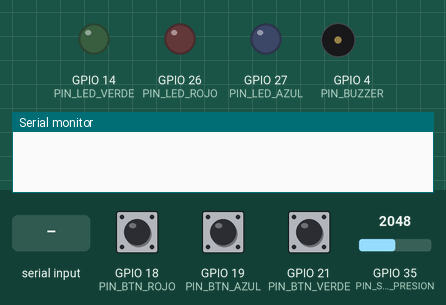
Bench run of a sketch on a simulated ESP32. On the bench: output pins drawn as LEDs (lit = HIGH), buzzer (waves = sounding), the last lines printed to the serial monitor. Dashed ring = blinking. The test bench sets the inputs (shaded band); at power-on: GPIO 35 (PIN_SENSOR_PRESION) = 2048, GPIO 18 (PIN_BTN_ROJO) HIGH, GPIO 19 (PIN_BTN_AZUL) HIGH, GPIO 21 (PIN_BTN_VERDE) HIGH. Random numbers use the default seed unless the sketch sets one.

Above: at 1.2 s.
1.3 s: "c" received over Serial
2.8 s: "s" received over Serial
At 3.4 s:
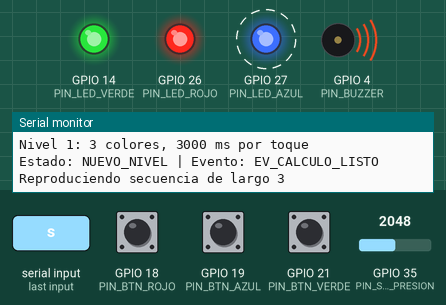
At 4.5 s:
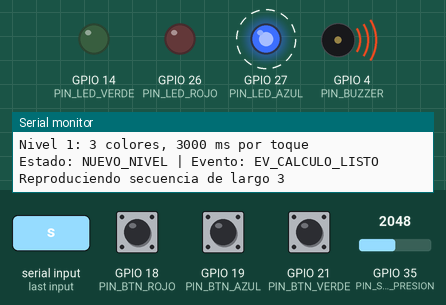
5.8 s: GPIO 35 (PIN_SENSOR_PRESION) set to 3040
8.8 s: GPIO 18 (PIN_BTN_ROJO) pulled LOW for 0.15 s
At 8.9 s:
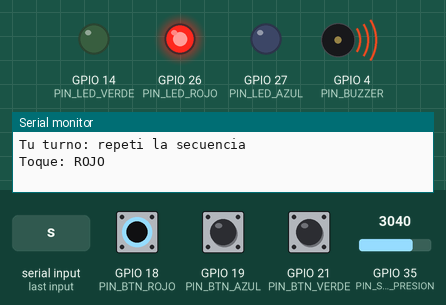
11.8 s: GPIO 19 (PIN_BTN_AZUL) pulled LOW for 0.15 s
14.9 s: GPIO 21 (PIN_BTN_VERDE) pulled LOW for 0.15 s
At 15.0 s:
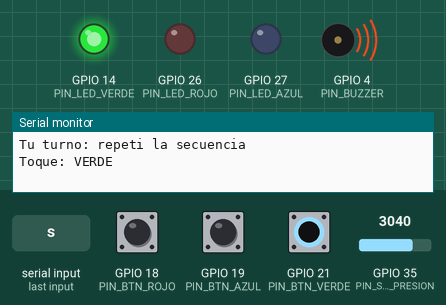
Timing chart, 0 to 18.9 s (numbered marks = the images above; inputs shaded):
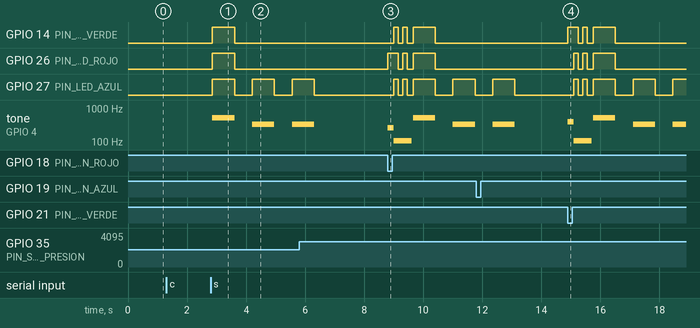

Measured:
- after the input at 2.8 s, GPIO 14 (PIN_LED_VERDE), GPIO 26 (PIN_LED_ROJO): LOW → HIGH after 0.06 s, → LOW 0.75 s later; GPIO 27 (PIN_LED_AZUL): alternates HIGH for 0.75 s and LOW for 0.60 s, starting after 0.06 s; tone on GPIO 4 (PIN_BUZZER): plays 523 Hz for 0.75 s, 330 Hz for 0.75 s, 330 Hz for 0.24 s, starting after 0.06 s

The sketch:

main.ino
```cpp
#include <Arduino.h>

// ---------------- Pines ----------------
// LEDs
#define PIN_LED_ROJO        26
#define PIN_LED_AZUL        27
#define PIN_LED_VERDE       14

// Pulsadores a GND: INPUT_PULLUP, apretado = LOW
#define PIN_BTN_ROJO        18
#define PIN_BTN_AZUL        19
#define PIN_BTN_VERDE       21

// GPIO 34 y 35: solo entrada (ADC1)
#define PIN_POTENCIOMETRO   34
#define PIN_SENSOR_PRESION  35   // Simulado con el pot2 en Wokwi

// Actuador
#define PIN_BUZZER          4

// ---------------- Estados ----------------
enum estado_t {
  ESTADO_ESPERANDO_APP,
  ESTADO_IDLE,
  ESTADO_NUEVO_NIVEL,
  ESTADO_REPRODUCIENDO_SECUENCIA,
  ESTADO_ESPERANDO_INGRESO,
  ESTADO_EVALUANDO_VIDAS,
  ESTADO_RECOMPENSA,
  ESTADO_GAME_OVER
};

// ---------------- Eventos ----------------
enum evento_t {
  EV_CONTINUE, // Este evento se usa cuando no paso nada nuevo
  EV_APP_CONECTADA,
  EV_BOTON_START,
  EV_CALCULO_LISTO,
  EV_TIMER_TICK,
  EV_SECUENCIA_COMPLETA,
  EV_INGRESO_CORRECTO,
  EV_INGRESO_INCORRECTO,
  EV_NIVEL_SUPERADO,
  EV_TIMEOUT,
  EV_VIDAS_MAYOR_CERO,
  EV_VIDAS_CERO
};

const char* nombres_estados[] = {
  "ESPERANDO_APP", "IDLE", "NUEVO_NIVEL", "REPRODUCIENDO_SECUENCIA",
  "ESPERANDO_INGRESO", "EVALUANDO_VIDAS", "RECOMPENSA", "GAME_OVER"
};

const char* nombres_eventos[] = {
  "EV_CONTINUE", "EV_APP_CONECTADA", "EV_BOTON_START",
  "EV_CALCULO_LISTO", "EV_TIMER_TICK", "EV_SECUENCIA_COMPLETA",
  "EV_INGRESO_CORRECTO", "EV_INGRESO_INCORRECTO", "EV_NIVEL_SUPERADO",
  "EV_TIMEOUT", "EV_VIDAS_MAYOR_CERO", "EV_VIDAS_CERO"
};

// ---------------- Variables de la maquina de estados ----------------
estado_t estado_actual;
evento_t evento_actual;

// ---------------- Datos del juego ----------------
#define ELEM_ROJO       0
#define ELEM_AZUL       1
#define ELEM_VERDE      2
#define ELEM_SENSOR     3
#define CANT_ELEMENTOS  4

// Tono del buzzer para cada elemento (Hz)
#define TONO_ROJO       262   // Do
#define TONO_AZUL       330   // Mi
#define TONO_VERDE      392   // Sol
#define TONO_SENSOR     523   // Do (mas agudo)
#define TONO_ERROR      110   // La (grave)

//Configuracion Inicial
#define VIDAS_INICIALES  3
#define MAX_SECUENCIA    50
#define LARGO_INICIAL    3

//Dificultad
#define TIMEOUT_FACIL    5000   // ms
#define TIMEOUT_NORMAL   3000
#define TIMEOUT_DIFICIL  1500

#define LIMITE_FACIL     1365   // 0    - 1364 -> facil
#define LIMITE_NORMAL    2730   // 1365 - 2729 -> normal
                                // 2730 - 4095 -> dificil

// El pot1 elige el punto de partida y despues cada nivel acorta el tiempo
#define FACTOR_NIVEL     90     // % del tiempo que queda al pasar de nivel
#define TIMEOUT_MINIMO   600    // ms: por mas que suba el nivel, no baja de aca

unsigned long timeout_ingreso;

int vidas;
int nivel;
int secuencia[MAX_SECUENCIA];
int largo_secuencia;

// ---------------- FreeRTOS ----------------
#define PERIODO_BOTONES_MS    5      // Cada cuanto cada tarea_boton lee su boton
#define ANTIRREBOTE_MS        30     // Tiempo suelto para aceptar el proximo toque
#define DURACION_FEEDBACK_MS  200    // LED + tono al tocar un boton
#define UMBRAL_PRESION        3000   // Sensor (pot2) por encima de esto = presionado
#define RECOMPENSA_MS         2000   // Lo que dura la recompensa al pasar de nivel

QueueHandle_t cola_botones;
QueueHandle_t cola_eventos;
TaskHandle_t  handle_jugar;

unsigned long inicio_recompensa;

struct entrada_t {
  int         elemento;
  int         pin;
  const char* nombre;
};

entrada_t entradas[CANT_ELEMENTOS] = {
  { ELEM_ROJO,   PIN_BTN_ROJO,       "ROJO"   },
  { ELEM_AZUL,   PIN_BTN_AZUL,       "AZUL"   },
  { ELEM_VERDE,  PIN_BTN_VERDE,      "VERDE"  },
  { ELEM_SENSOR, PIN_SENSOR_PRESION, "SENSOR" },
};

void init_fsm() {
  estado_actual   = ESTADO_ESPERANDO_APP;
  evento_actual   = EV_CONTINUE;
}

// ============================================================
//  Acciones
// ============================================================

void apagar_leds() {
  digitalWrite(PIN_LED_ROJO,  LOW);
  digitalWrite(PIN_LED_AZUL,  LOW);
  digitalWrite(PIN_LED_VERDE, LOW);
}

void prender_leds() {
  digitalWrite(PIN_LED_ROJO,  HIGH);
  digitalWrite(PIN_LED_AZUL,  HIGH);
  digitalWrite(PIN_LED_VERDE, HIGH);
}

void entrar_idle() {
  apagar_leds();
  noTone(PIN_BUZZER);
  Serial.println("Listo. Esperando START...");
}

unsigned long leer_dificultad() {
  int valor = analogRead(PIN_POTENCIOMETRO);

  if (valor < LIMITE_FACIL)  return TIMEOUT_FACIL;
  if (valor < LIMITE_NORMAL) return TIMEOUT_NORMAL;
  return TIMEOUT_DIFICIL;
}

void agregar_color() {
  if (largo_secuencia < MAX_SECUENCIA) {
    secuencia[largo_secuencia] = random(0, CANT_ELEMENTOS);   // incluye el sensor
    largo_secuencia++;
  } else {
    Serial.println("Se alcanzo el largo maximo de la secuencia");
  }
}

void subir_dificultad() {
  timeout_ingreso = timeout_ingreso * FACTOR_NIVEL / 100;
  if (timeout_ingreso < TIMEOUT_MINIMO) {
    timeout_ingreso = TIMEOUT_MINIMO;
  }
}

void anunciar_nivel() {
  Serial.printf("Nivel %d: %d colores, %lu ms por toque\n",
                nivel, largo_secuencia, timeout_ingreso);
}

void iniciar_partida() {
  vidas = VIDAS_INICIALES;
  nivel = 1;
  largo_secuencia = 0;
  timeout_ingreso = leer_dificultad();

  for (int i = 0; i < LARGO_INICIAL; i++) {
    agregar_color();
  }
  anunciar_nivel();
}

void preparar_nuevo_nivel() {
  nivel++;
  agregar_color();
  subir_dificultad();
  anunciar_nivel();
}

void prender_elemento(int elemento) {
  switch (elemento) {
    case ELEM_ROJO:
      digitalWrite(PIN_LED_ROJO, HIGH);
      break;
    case ELEM_AZUL:
      digitalWrite(PIN_LED_AZUL, HIGH);
      break;
    case ELEM_VERDE:
      digitalWrite(PIN_LED_VERDE, HIGH);
      break;
    case ELEM_SENSOR:
      prender_leds();
      break;
  }
}

void sonar_elemento(int elemento) {
  switch (elemento) {
    case ELEM_ROJO:
      tone(PIN_BUZZER, TONO_ROJO);
      break;
    case ELEM_AZUL:
      tone(PIN_BUZZER, TONO_AZUL);
      break;
    case ELEM_VERDE:
      tone(PIN_BUZZER, TONO_VERDE);
      break;
    case ELEM_SENSOR:
      tone(PIN_BUZZER, TONO_SENSOR);
      break;
  }
}

void sonar_error() {
  tone(PIN_BUZZER, TONO_ERROR);
  for (int i = 0; i < 2; i++) {
    prender_leds();
    delay(150);
    apagar_leds();
    delay(150);
  }
  noTone(PIN_BUZZER);
}

void sonar_recompensa() {
  const int notas[] = { TONO_ROJO, TONO_VERDE, TONO_SENSOR };

  for (int i = 0; i < 3; i++) {
    tone(PIN_BUZZER, notas[i]);
    prender_leds();
    delay(120);
    apagar_leds();
    delay(40);
  }
  noTone(PIN_BUZZER);
}

void sonar_game_over() {
  const int notas[] = { TONO_VERDE, TONO_AZUL, TONO_ROJO, TONO_ERROR };

  for (int i = 0; i < 4; i++) {
    tone(PIN_BUZZER, notas[i]);
    delay(250);
  }
  noTone(PIN_BUZZER);
}

void reproducir_secuencia() {
  Serial.printf("Reproduciendo secuencia de largo %d\n", largo_secuencia);
  apagar_leds();
  delay(50);

  for (int i = 0; i < largo_secuencia; i++) {
    prender_elemento(secuencia[i]);
    sonar_elemento(secuencia[i]);
    delay(timeout_ingreso / 4);
    apagar_leds();
    noTone(PIN_BUZZER);
    delay(timeout_ingreso / 5);
  }
}

// ============================================================
//  Tareas de FreeRTOS
// ============================================================

bool leer_entrada(const entrada_t *entrada) {
  if (entrada->elemento == ELEM_SENSOR) {
    return analogRead(entrada->pin) > UMBRAL_PRESION;
  }
  return digitalRead(entrada->pin) == LOW;
}

void tarea_boton(void *param) {
  entrada_t *entrada = (entrada_t *) param;
  bool apretado = false;
  unsigned long visto_apretado = 0;

  while (true) {
    if (leer_entrada(entrada)) {
      visto_apretado = millis();
      if (!apretado) {
        apretado = true;
        Serial.printf("Toque: %s\n", entrada->nombre);
        xQueueSend(cola_botones, &entrada->elemento, 0);
      }
    } else if (apretado && millis() - visto_apretado >= ANTIRREBOTE_MS) {
      apretado = false;
    }

    vTaskDelay(pdMS_TO_TICKS(PERIODO_BOTONES_MS));
  }
}


void jugar_juegito(void *param) {
  while (true) {
    ulTaskNotifyTake(pdTRUE, portMAX_DELAY);
    xQueueReset(cola_botones);
    Serial.println("Tu turno: repeti la secuencia");

    int paso = 0;
    bool turno_terminado = false;

    while (!turno_terminado) {
      int elemento;
      evento_t ev;

      if (xQueueReceive(cola_botones, &elemento, pdMS_TO_TICKS(timeout_ingreso)) == pdFALSE) {
        ev = EV_TIMEOUT;
        turno_terminado = true;
      } else {
        prender_elemento(elemento);
        sonar_elemento(elemento);
        vTaskDelay(pdMS_TO_TICKS(DURACION_FEEDBACK_MS));
        apagar_leds();
        noTone(PIN_BUZZER);

        if (elemento != secuencia[paso]) {
          ev = EV_INGRESO_INCORRECTO;
          turno_terminado = true;
        } else if (paso + 1 == largo_secuencia) {
          ev = EV_NIVEL_SUPERADO;
          turno_terminado = true;
        } else {
          ev = EV_INGRESO_CORRECTO;
          paso++;
        }
      }

      xQueueSend(cola_eventos, &ev, portMAX_DELAY);
    }
  }
}

void empezar_turno() {
  xTaskNotifyGive(handle_jugar);
}

void empezar_recompensa() {
  Serial.printf("Nivel superado! Recompensa de %d ms\n", RECOMPENSA_MS);
  sonar_recompensa();
  inicio_recompensa = millis();
}

// ---------------- Deteccion de eventos ----------------
evento_t leer_serial() {
  if (Serial.available() > 0) {
    char c = Serial.read();
    if (c == 'c') return EV_APP_CONECTADA;
    if (c == 's') return EV_BOTON_START;
  }
  return EV_CONTINUE;
}

// ---------------- get_event() -----------------
evento_t get_event() {
  evento_t ev_serial = leer_serial();
  if (ev_serial != EV_CONTINUE) {
    return ev_serial;
  }

  evento_t ev_juego;
  if (xQueueReceive(cola_eventos, &ev_juego, 0) == pdTRUE) {
    return ev_juego;
  }

  if (estado_actual == ESTADO_EVALUANDO_VIDAS) {
    return (vidas > 0) ? EV_VIDAS_MAYOR_CERO : EV_VIDAS_CERO;
  }

  if (estado_actual == ESTADO_NUEVO_NIVEL) {
    return EV_CALCULO_LISTO;
  }

  if (estado_actual == ESTADO_REPRODUCIENDO_SECUENCIA) {
    return EV_SECUENCIA_COMPLETA;
  }

  if (estado_actual == ESTADO_RECOMPENSA &&
      millis() - inicio_recompensa >= RECOMPENSA_MS) {
    return EV_TIMER_TICK;
  }

  return EV_CONTINUE;
}

// ============================================================
//  Maquina de estados
// ============================================================

void fsm() {
  evento_actual = get_event();

  if (evento_actual != EV_CONTINUE) {
    Serial.print("Estado: ");
    Serial.print(nombres_estados[estado_actual]);
    Serial.print(" | Evento: ");
    Serial.println(nombres_eventos[evento_actual]);
  }

  switch (estado_actual) {

    case ESTADO_ESPERANDO_APP:
      switch (evento_actual) {
        case EV_APP_CONECTADA:
          entrar_idle();
          estado_actual = ESTADO_IDLE;
          break;
        case EV_CONTINUE:
          break;
        default:
          break;
      }
      break;

    case ESTADO_IDLE:
      switch (evento_actual) {
        case EV_BOTON_START:
          iniciar_partida();
          estado_actual = ESTADO_NUEVO_NIVEL;
          break;
        case EV_CONTINUE:
          break;
        default:
          break;
      }
      break;

    case ESTADO_NUEVO_NIVEL:
      switch (evento_actual) {
        case EV_CALCULO_LISTO:
          reproducir_secuencia();
          estado_actual = ESTADO_REPRODUCIENDO_SECUENCIA;
          break;
        case EV_CONTINUE:
          break;
        default:
          break;
      }
      break;

    case ESTADO_REPRODUCIENDO_SECUENCIA:
      switch (evento_actual) {
        case EV_SECUENCIA_COMPLETA:
          empezar_turno();
          estado_actual = ESTADO_ESPERANDO_INGRESO;
          break;
        case EV_CONTINUE:
          break;
        default:
          break;
      }
      break;

    case ESTADO_ESPERANDO_INGRESO:
      switch (evento_actual) {
        case EV_NIVEL_SUPERADO:
          empezar_recompensa();
          estado_actual = ESTADO_RECOMPENSA;
          break;
        case EV_INGRESO_INCORRECTO:
        case EV_TIMEOUT:
          sonar_error();
          vidas--;
          Serial.printf("Vidas restantes: %d\n", vidas);
          estado_actual = ESTADO_EVALUANDO_VIDAS;
          break;
        case EV_CONTINUE:
          break;
        default:
          break;
      }
      break;

    case ESTADO_EVALUANDO_VIDAS:
      switch (evento_actual) {
        case EV_VIDAS_MAYOR_CERO:
          reproducir_secuencia();
          estado_actual = ESTADO_REPRODUCIENDO_SECUENCIA;
          break;
        case EV_VIDAS_CERO:
          sonar_game_over();
          Serial.println("GAME OVER. Apreta 's' para jugar de nuevo");
          estado_actual = ESTADO_GAME_OVER;
          break;
        case EV_CONTINUE:
          break;
        default:
          break;
      }
      break;

    case ESTADO_RECOMPENSA:
      switch (evento_actual) {
        case EV_TIMER_TICK:
          preparar_nuevo_nivel();
          estado_actual = ESTADO_NUEVO_NIVEL;
          break;
        case EV_CONTINUE:
          break;
        default:
          break;
      }
      break;

    case ESTADO_GAME_OVER:
      switch (evento_actual) {
        case EV_BOTON_START:
          iniciar_partida();
          estado_actual = ESTADO_NUEVO_NIVEL;
          break;
        case EV_CONTINUE:
          break;
        default:
          break;
      }
      break;

    default:
      break;
  }
}

// ---------------- ESP32 ----------------
void setup() {
  Serial.begin(115200);

  pinMode(PIN_LED_ROJO,  OUTPUT);
  pinMode(PIN_LED_AZUL,  OUTPUT);
  pinMode(PIN_LED_VERDE, OUTPUT);

  pinMode(PIN_BTN_ROJO,  INPUT_PULLUP);
  pinMode(PIN_BTN_AZUL,  INPUT_PULLUP);
  pinMode(PIN_BTN_VERDE, INPUT_PULLUP);

  pinMode(PIN_BUZZER, OUTPUT);

  // Prioridad 2: mas que loop(), que tiene 1
  cola_botones = xQueueCreate(10, sizeof(int));
  cola_eventos = xQueueCreate(10, sizeof(evento_t));
  for (int i = 0; i < CANT_ELEMENTOS; i++) {
    xTaskCreate(tarea_boton, entradas[i].nombre, 4096, &entradas[i], 2, NULL);
  }
  xTaskCreate(jugar_juegito, "jugar", 4096, NULL, 2, &handle_jugar);

  init_fsm();
}

void loop() {
  fsm();
}
```
